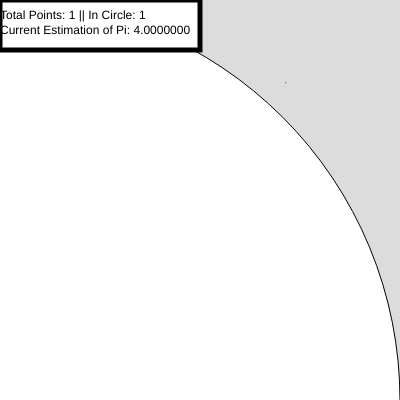
Frame 1 (no input)
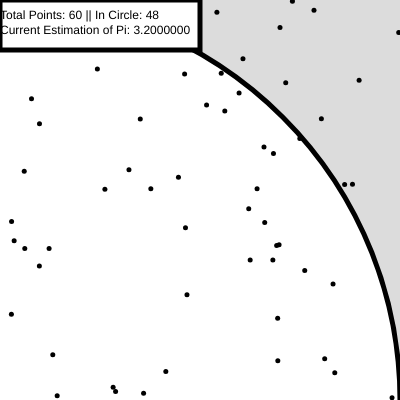
Frame 60 (no input)
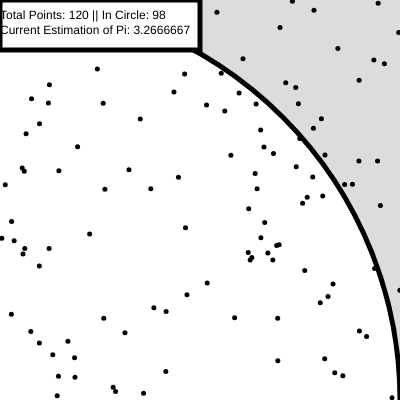
Frame 120 (the mouse pressed at the canvas centre since frame 60)

The p5.js sketch that drew these frames (run headless with seeded random() and noise() and a simulated clock; from frame 60 on, the mouse is pressed at the canvas centre):

// p5.js sketch
// ── sketch.js
//Quick visualization of how to estimate Pi
//using only random floats from 0 to 1 and 
//basic geometry.

//Made for Pi day 2022

let totalPoints = 0;
let circlePoints = 0;

//sets how many points to use in estimate
const maxPoints = 5000;

//Arrays hold the previous points so each 
//draw() call doesn't erase the previous points
let globalX = [];
let globalY = [];

function setup() {
  createCanvas(400, 400);
}

function draw() {
  background(220);
  //draw the arc of the circle
  arc(0,400, 800, 800, -PI / 2, 0);
  
  //add a point until the estimation limit is reached
  if(totalPoints < maxPoints){
    addPoint();
  }else{
    noLoop();
  }
  
  //plot all the current points
  for(let i = 0; i < totalPoints; i++){
    point(globalX[i], globalY[i]);
  }
  strokeWeight(5);
  
  //Adds the text in the top left
  rect(0,0, 200, 50, 0);
  let currentEstimate = (4 * (circlePoints/totalPoints)).toFixed(7); 
    text("Total Points: " + totalPoints + " || In Circle: " + circlePoints + "\nCurrent Estimation of Pi: " + currentEstimate,0,10, 300, 50);
  //fill(10);
}

function addPoint(){
  //generates the random points
  let x_val = random(0,1);
  let y_val = random(0,1);
  
  //adds the point to the array
  globalX.push(x_val*400);
  globalY.push(y_val*400);
  
  //checks if the point is in the arc or not
  let dist = sqrt(sq(x_val) + sq(y_val));
  totalPoints++;
  
  if(dist <= 1){
    circlePoints++;
  }
}

//marking project as complete
